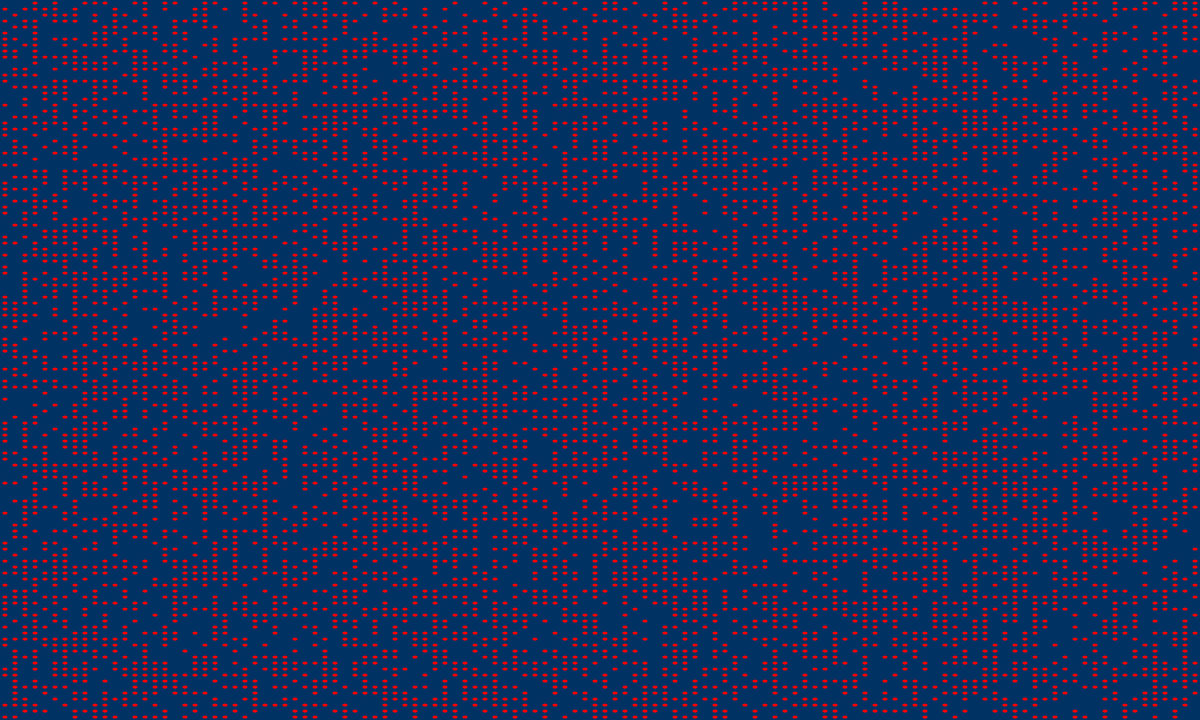
Frame 1 (no input)
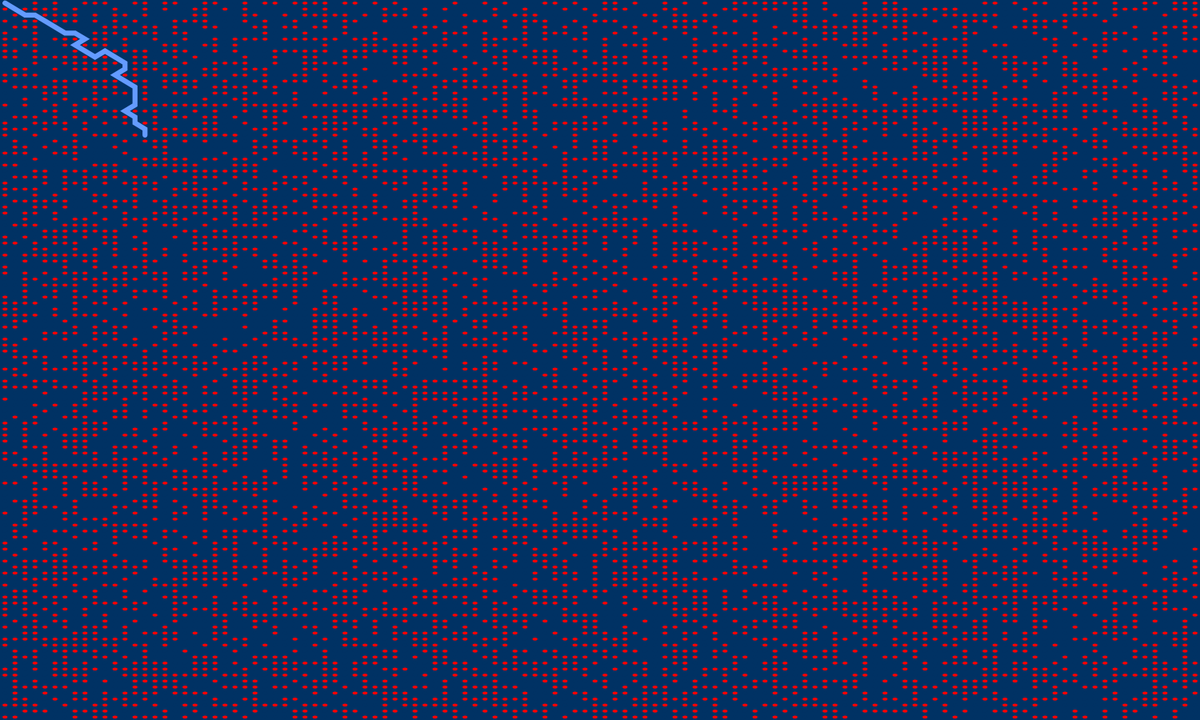
Frame 60 (no input)
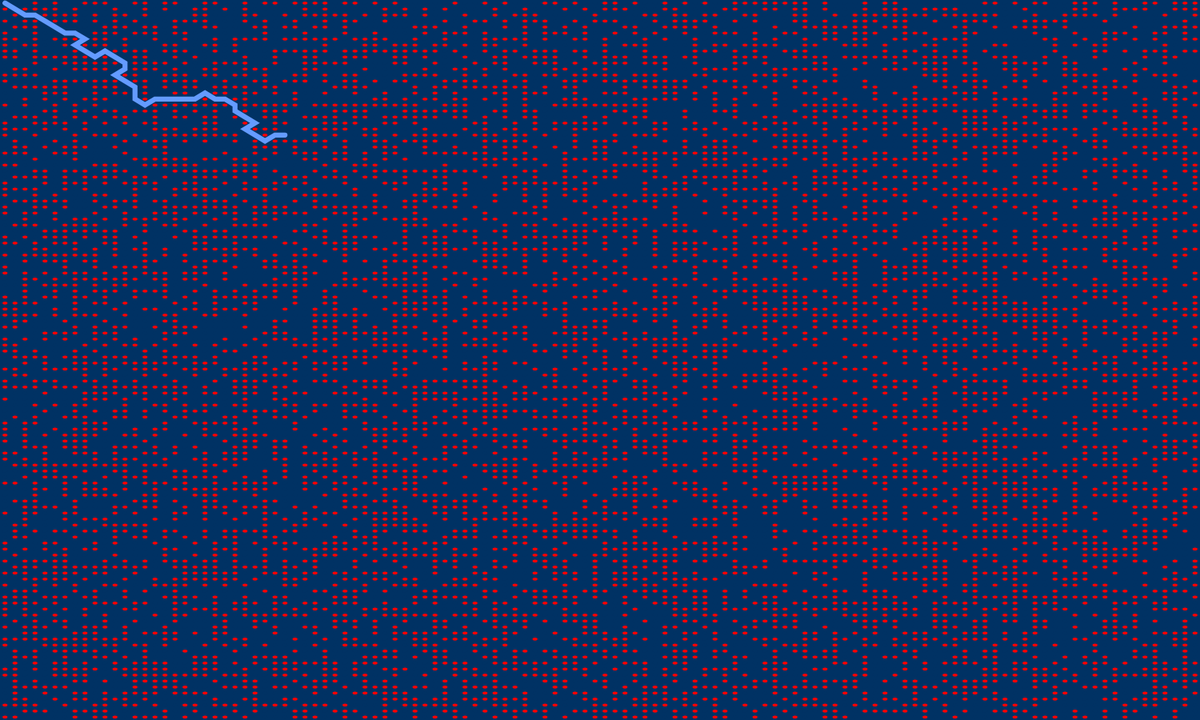
Frame 120 (the mouse pressed at the canvas centre since frame 60)

The p5.js sketch that drew these frames (run headless with seeded random() and noise() and a simulated clock; from frame 60 on, the mouse is pressed at the canvas centre):

// p5.js sketch
// ── sketch.js
function removeFromArray(arr, elt){
  for(var i = arr.length-1; i>=0; i--){
    if(arr[i] == elt){
      arr.splice(i,1)
    }
  }
}

function heuristic(a,b){
  var d = dist(a.i, a.j, b.i, b.j);

  return d;
}

var cols = 120;
var rows = 120;
var grid = new Array(cols);

var openSet = [];
var closedSet = [];
var start;
var end;
var w,h;
var path=[]; 


function Spot(i,j){
  this.i = i;
  this.j = j;
  this.f = 0;
  this.g = 0;
  this.h = 0;
  this.neighbors = [];
  this.previous = undefined;
  this.wall = false;

  // Wall Density
  if(random(1) < 0.5) {
    this.wall = true;
  }
  // Displaying the grid
  this.show = function (col){
    fill(0,50,100);
    if(this.wall){
      fill(255,0,0);
    }
    noStroke();
    ellipse(this.i*w + w/2, this.j*h + h/2, w/2, h/2);
    // rect(this.i*w, this.j*h, w-1, h-1);
  }

  this.addNeighbors = function(grid){
    var i = this.i;
    var j = this.j;

    if(i<cols-1)       { this.neighbors.push(grid[i+1][j]); }
    if(i>0)            { this.neighbors.push(grid[i-1][j]); }
    if(j<rows-1)       {this.neighbors.push(grid[i][j+1]); }
    if(j>0)            { this.neighbors.push(grid[i][j-1]); }
    if(i>0 && j>0)          {this.neighbors.push(grid[i-1][j-1]); }
    if(i<cols-1 && j>0)     {this.neighbors.push(grid[i+1][j-1]); }
    if(i>0 && j<rows-1)     {this.neighbors.push(grid[i-1][j+1]); }
    if(i<cols-1 && j<rows-1){this.neighbors.push(grid[i+1][j+1]); }
  }
}




function setup() {
  createCanvas(1500, 900);
  console.log("A*");

  w = width/cols;
  h = height/rows;

  // Making a 2D array
  for(var i=0; i<cols; i++){
    grid[i] = new Array(rows);
  }

  for(var i=0; i<cols; i++){
    for(var j=0; j<rows; j++){
      grid[i][j] = new Spot(i,j);
    }
  }

  for(var i=0; i<cols; i++){
    for(var j=0; j<rows; j++){
      grid[i][j].addNeighbors(grid);
    }
  }

  // Checkpoints defined here
  start = grid[0][0]; 
  end = grid[cols-1][rows-1];
  start.wall = false;
  end.wall = false;

  openSet.push(start);
}




// Drawing the canvas
function draw() {
  if(openSet.length > 0){

    var winner = 0;
    for(var i=0; i<openSet.length; i++){
      if(openSet[i].f < openSet[winner].f){
        winner = i;
      }
    }
    var current = openSet[winner];


    if(current === end){
      noLoop();
      console.log("DONE!");
    }

    removeFromArray(openSet, current);
    closedSet.push(current);
    
    var neighbors = current.neighbors;
    for (var i=0; i<neighbors.length; i++){
      var neighbor = neighbors[i];
      if(!closedSet.includes(neighbor) && !neighbor.wall){
        var tempG = current.g + 1;
        
        var newPath = false;
        if(openSet.includes(neighbor)){
          if(tempG < neighbor.g){
            neighbor.g = tempG;
            newPath = true;
          }
        }
        else{
          neighbor.g = tempG;
          newPath = true;
          openSet.push(neighbor);
        }

      if(newPath){
        neighbor.h = heuristic(neighbor,end);
        neighbor.f = neighbor.g + neighbor.h;
        neighbor.previous = current
      }

      }
    }

  // We can Stop here
  } else {
    console.log("No Solution");
    noLoop();
    return;
  }

  background(0,50,100);

  // Laying the grid spots
  for(var i=0; i<cols; i++){
    for(var j=0; j<rows; j++){
      grid[i][j].show(color(255));
      
    }
  }

  // for(var i=0; i<closedSet.length; i++){
  //   closedSet[i].show(color(255,0,0));
  // }

  // for(var i=0; i<openSet.length; i++){
  //   // openSet[i].show(color(0,255,0));
  // }

  // Find the Path every frame
  path = [];
  var temp = current;
  path.push(temp);
  while(temp.previous){
    path.push(temp.previous);
    temp = temp.previous;
  }
  
  for(var i=0; i<path.length; i++){
    // path[i].show(color(0,0,255));
  }

  noFill();
  stroke(100, 155, 255);
  strokeWeight(w/2);
  beginShape();
  for(var i=0; i<path.length; i++){
    vertex(path[i].i*w + w/2, path[i].j*h + h/2);
  }
  endShape();

}
